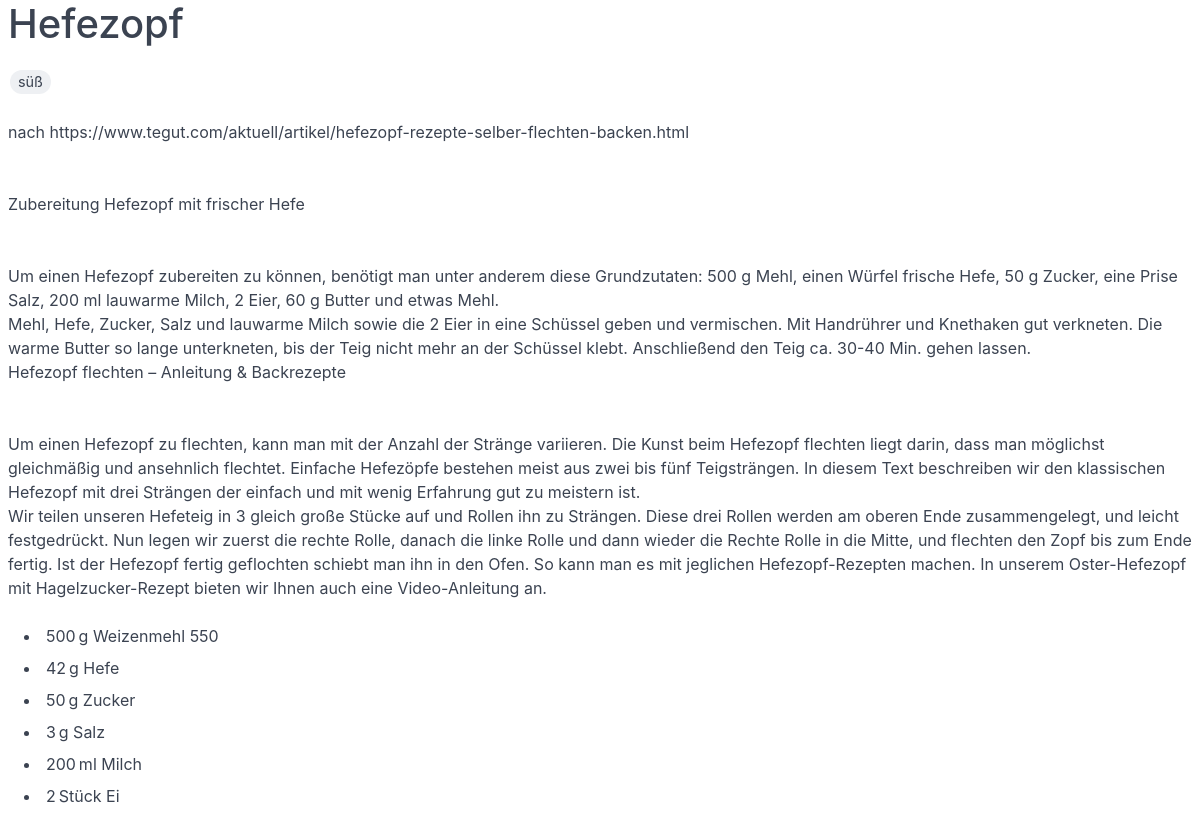
The app's page /5/ with its own data.
### recipe/models.py (models this page shows, shortened)
class Recipe(models.Model):
    name = models.CharField(max_length=80)
    tags = models.ManyToManyField(Tag, related_name='recipes')
    ingredients = models.ManyToManyField(Ingredient, through=RecipeIngredient)
    notes = models.TextField(null=True, blank=True)

class Tag(models.Model):
    name = models.CharField(max_length=30)
    def __str__(self) -> str:
        return self.name

class RecipeIngredient(models.Model):
    recipe = models.ForeignKey(
        'Recipe', on_delete=models.CASCADE, related_name='recipe_ingredients')
    ingredient = models.ForeignKey(
        Ingredient, on_delete=models.CASCADE, related_name='recipe_ingredients')
    amount = models.DecimalField(max_digits=10, decimal_places=3)
    unit = models.CharField(max_length=10, default='g', choices=(
        ('g', 'g'),
        ('ml', 'ml'),
        ('l', 'l'),
        ('tl', 'TL'),
        ('el', 'EL'),
        ('pieces', 'Stück'),
    ))
    note = models.TextField(null=True, blank=True)

class Ingredient(models.Model):
    name = models.CharField(max_length=30)

### recipe/views.py (the view)
# urls.py: path('<int:pk>/', views.view_recipe, name='view_recipe'),
def view_recipe(request, pk: int):
    recipe = get_object_or_404(Recipe.objects.prefetch_related(
        Prefetch('tags', Tag.objects.order_by('name')),
        Prefetch('recipe_ingredients', RecipeIngredient.objects.select_related('ingredient')),
    ), pk=pk)
    return render(request, 'recipe/view.html', {
        'recipe': recipe,
    })

### recipe/templates/recipe/view.html (shortened to what this page needs)
{% extends 'recipe/base.html' %}
{% load humanize %}
{% load markdownify %}
{% block body %}
  <h1>
    {{ recipe.name }}
  </h1>
  <p>
    {% for tag in recipe.tags.all %}
      <span class="chip">{{ tag }}</span>
    {% endfor %}
  </p>
  <p>
    {{ recipe.notes|markdownify|linebreaks }}
  </p>
  <ul>
    {% for ingredient in recipe.recipe_ingredients.all %}
      <li>
        {{ ingredient.amount|floatformat|intcomma }}&thinsp;{{ ingredient.get_unit_display }}
        {{ ingredient.ingredient.name }}
      </li>
    {% endfor %}
  </ul>
{% endblock body %}

### records on screen
Recipe: name "Hefezopf", notes "nach https://www.tegut.com/aktuell/artikel/hefezopf-rezepte-selber-flechten-backen.html Zubereitung Hefezopf mit frischer Hefe Um einen Hefezopf zubereiten zu können, benötigt man unter anderem diese Grundzutaten: 500 g Mehl, einen Würfel frische Hefe, 50 g Zucker, eine Prise Salz, 200 ml lauwarme Milch, 2 Eier, 60 g Butter und etwas Mehl. Mehl, Hefe, Zucker, Salz und lauwarme Milch sowie die 2 Eier in eine Schüssel geben und vermischen. Mit Handrührer und Knethaken gut verkneten. Die warme Butter so lange unterkneten, bis der Teig nicht mehr an der Schüssel klebt. Anschließend den Teig ca. 30-40 Min. gehen lassen. Hefezopf flechten – Anleitung & Backrezepte Um einen Hefezopf zu flechten,…"
Tag: name "süß"
RecipeIngredient: amount "500", unit "g", ingredient.name "Weizenmehl 550"
RecipeIngredient: amount "42", unit "g", ingredient.name "Hefe"
RecipeIngredient: amount "50", unit "g", ingredient.name "Zucker"
RecipeIngredient: amount "3", unit "g", ingredient.name "Salz"
RecipeIngredient: amount "200", unit "ml", ingredient.name "Milch"
RecipeIngredient: amount "2", unit "Stück", ingredient.name "Ei"
